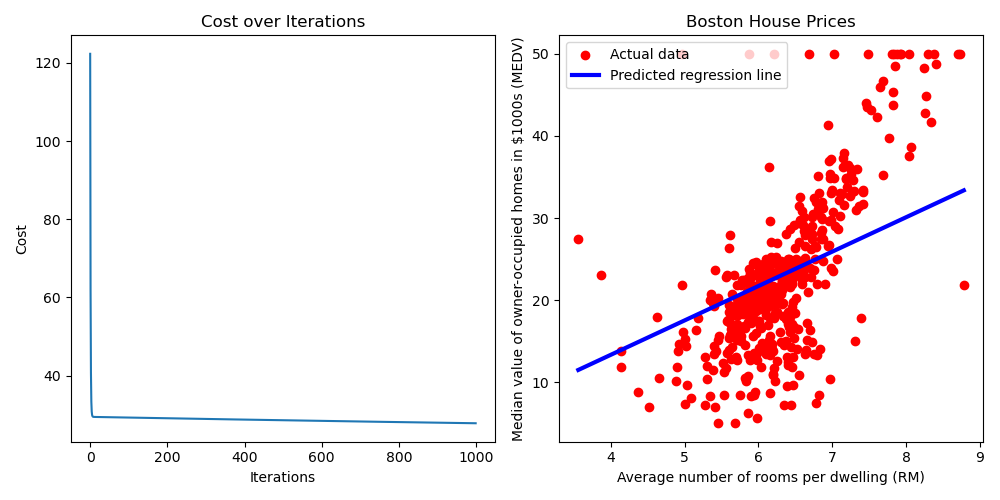

Write the Python code that produced this figure.
import pandas as pd  
import numpy as np  
import matplotlib.pyplot as plt  
data = pd.read_csv('boston_house_prices.csv')  
X = data[['RM']].values
y = data['MEDV'].values
X_b = np.c_[np.ones((X.shape[0], 1)), X] 
def compute_cost(X, y, theta):  
    m = len(y)  
    predictions = X.dot(theta)  
    square_errors = np.power(predictions - y, 2)  
    return 1 / (2 * m) * np.sum(square_errors)  
def gradient_descent(X, y, theta, learning_rate=0.01, n_iterations=1000):  
    m = len(y)  
    cost_history = []  
    for iteration in range(n_iterations):  
        predictions = X.dot(theta)  
        errors = predictions - y  
        gradients = X.T.dot(errors) / m  
        theta -= learning_rate * gradients  
        cost = compute_cost(X, y, theta)  
        cost_history.append(cost)  
    return theta, cost_history  
initial_theta = np.zeros(X_b.shape[1])  
theta_final, costs = gradient_descent(X_b, y, initial_theta)  
plt.figure(figsize=(10, 5))  
plt.subplot(1, 2, 1)  
plt.plot(costs)  
plt.xlabel('Iterations')  
plt.ylabel('Cost')  
plt.title('Cost over Iterations')  
plt.subplot(1, 2, 2)  
X_range = np.array([X_b[:, 1].min(), X_b[:, 1].max()]).reshape(-1, 1)  
X_b_range = np.c_[np.ones((X_range.shape[0], 1)), X_range]  
predictions = X_b_range.dot(theta_final)  
plt.scatter(X, y, color='red', label='Actual data')  
plt.plot(X_range, predictions, color='blue', linewidth=3, label='Predicted regression line')  
plt.xlabel('Average number of rooms per dwelling (RM)')  
plt.ylabel('Median value of owner-occupied homes in $1000s (MEDV)')  
plt.title('Boston House Prices')  
plt.legend()  
plt.tight_layout()  
plt.show()
